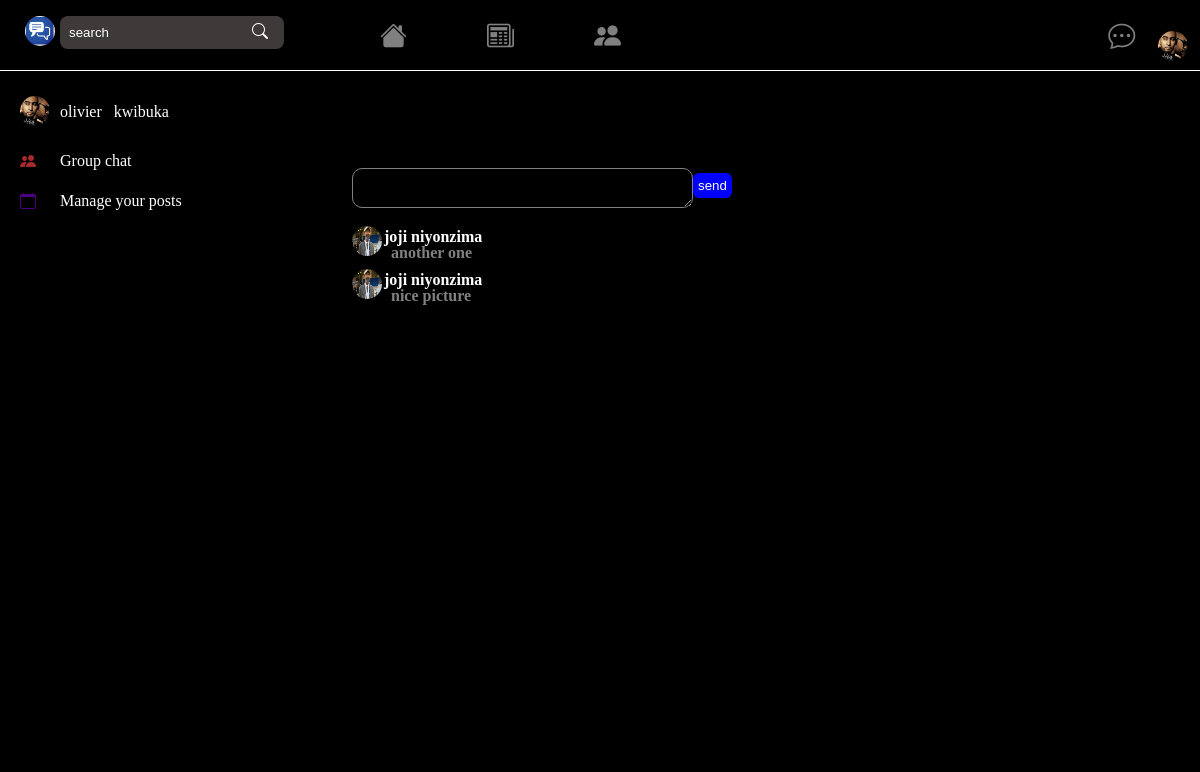
The page /user_pages/comments.php?id=34 (signed in) on the database its author committed.
### tables this page shows
CREATE TABLE `comments` (
  `id` bigint(20) NOT NULL,
  `comment` varchar(191) NOT NULL,
  `post_id` bigint(20) NOT NULL,
  `writter_first_name` varchar(191) NOT NULL,
  `writter_last_name` varchar(191) NOT NULL,
  `writter_image` varchar(191) NOT NULL,
  `created_at` timestamp NOT NULL DEFAULT current_timestamp() ON UPDATE current_timestamp()
);

### user_pages/comments.php (the view, shortened to what this page needs)
<?php include("../static_pages/header.php"); ?>
<div class="section">
    <div class="container">
<?php include("../static_pages/left.php"); ?>
<div class="comments_container">
    <div class="card">
    <?php
    if(isset($_GET['id']))
{
    $id = mysqli_real_escape_string($con ,$_GET['id']);
    ?>
<div class="create_comment">
<form action="../functions/create_comment.php?id=<?= $id ?>" method="post">
    <textarea name="comment" cols="40" rows="2" placeholder="enter comment">
    </textarea>
    <center>
    <button class="send_comment" id="send_comment" name="submit">send</button>
</center>
    </form>
</div>
    <?php
}
    ?>
    <div class="card_container">
        <?php
        if(isset($_GET['id']))
        {
            $post_id = mysqli_real_escape_string($con , $_GET['id']);
            $query = "SELECT * FROM comments WHERE post_id='$post_id' ORDER BY created_at DESC";
            $query_run = mysqli_query($con , $query);
            $sql = mysqli_num_rows($query_run);
            if($sql > 0)
            {
                while($row = mysqli_fetch_assoc($query_run))
                {
                    ?>
    <div class="card_body">
    <div class="comments_user_info">
    <img src="../profile_images/<?= $row['writter_image']; ?>">
    <p><?= $row['writter_last_name'];?>&nbsp;<?= $row['writter_first_name'];?></p>
    </div>
    <div class="comment_text">
    <span><?= $row['comment']; ?></span >
    </div>
    </div>
                    <?php
                }
            }
            else
            {
                echo "<span color='white'> no comment found</span>";
            }
        }
        ?>
    </div>
    </div>
</div>
</div>
</div>
</body>
</html>

### user_pages/comments.php (style rules this page uses)
body { margin: 0; padding: 0; box-sizing: border-box; background-color: black; }
.section .container { background-color: black; display: flex; height: 100%; width: 100%; color: white; }
.comments_container { border-radius:10px; padding:1em; position:absolute; left:28%; margin-top:2em; background:black; height:70%; overflow-y:scroll; border-radius:9px; border-style:outset; z-index:100px; top:15%; width:30rem; overflow-x:hidden; padding:1em; border:none; }
.comments_container .card_body { margin-top:-12px; }
.card_body .comment_text { width:100%; height:auto; border-radius:10px; margin:-23px 0 0 34px;; padding:5px; font-weight:bold; font-family:italic; color:grey; }
.comments_container .card_body img { border-radius:50%; width:30px; height:30px; margin-top:14px; }
.comments_user_info { display:flex; }
.comments_user_info p { margin-left:2px; font-weight:bolder; }
.comments_container .card_container { display:flex; flex-direction:column; height:auto; }
.create_comment form { display:flex; flex-direction:row; width:80%; }
.create_comment form textarea { height:3em; border:none; border-radius:10px; background:black; color:white; border:1px solid grey; }
.create_comment form button { padding:5px; width:100%; background:blue; cursor:pointer; color:white; border-radius:6px; margin-top:5px; border:none; }

### rows shown on the page
comments: writter_image (picture), writter_last_name "joji", writter_first_name "niyonzima", comment "another one"
comments: writter_image (picture), writter_last_name "joji", writter_first_name "niyonzima", comment "nice picture"

### other values the page prints
$last_name "olivier"
$first_name "kwibuka"
